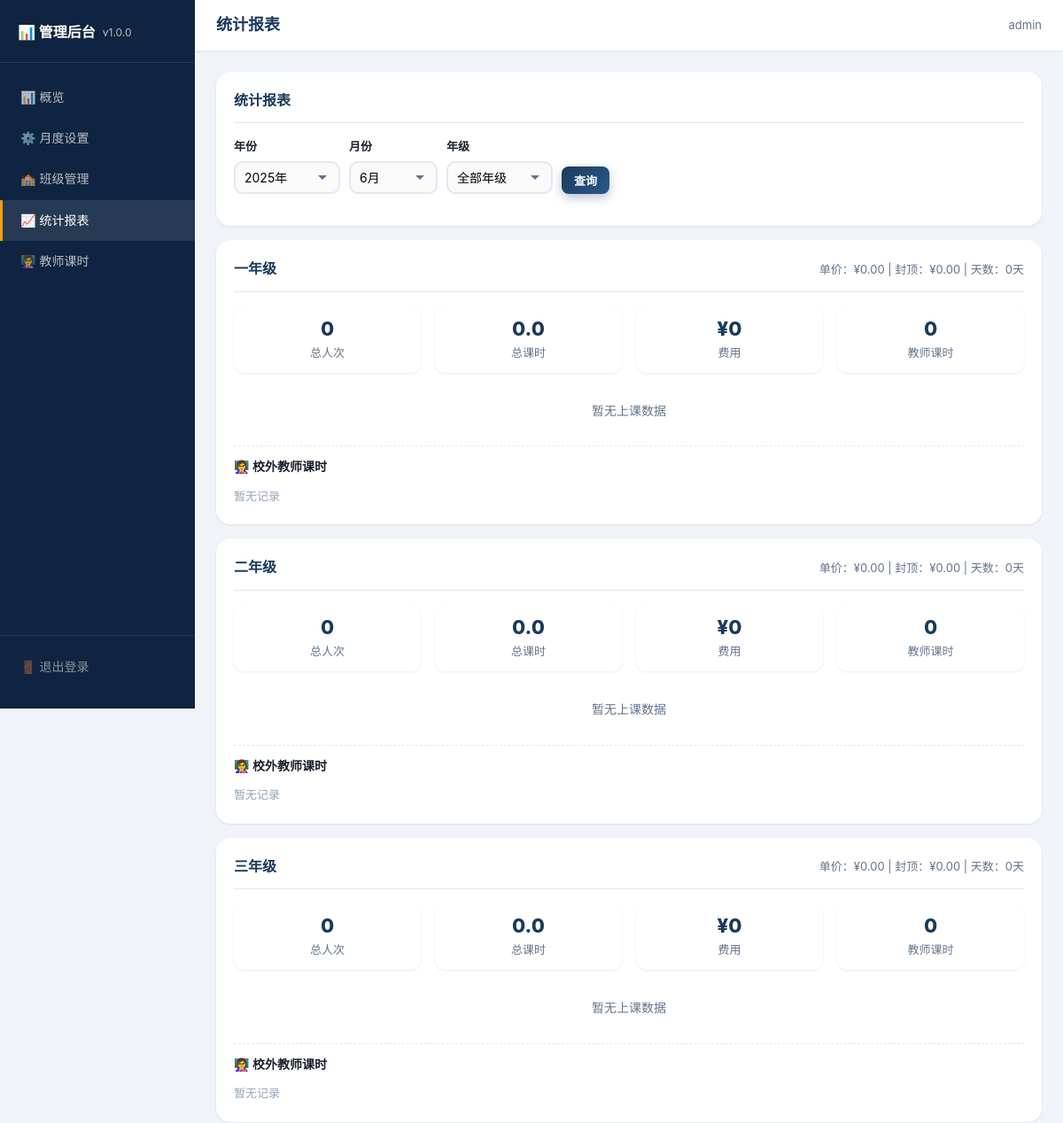
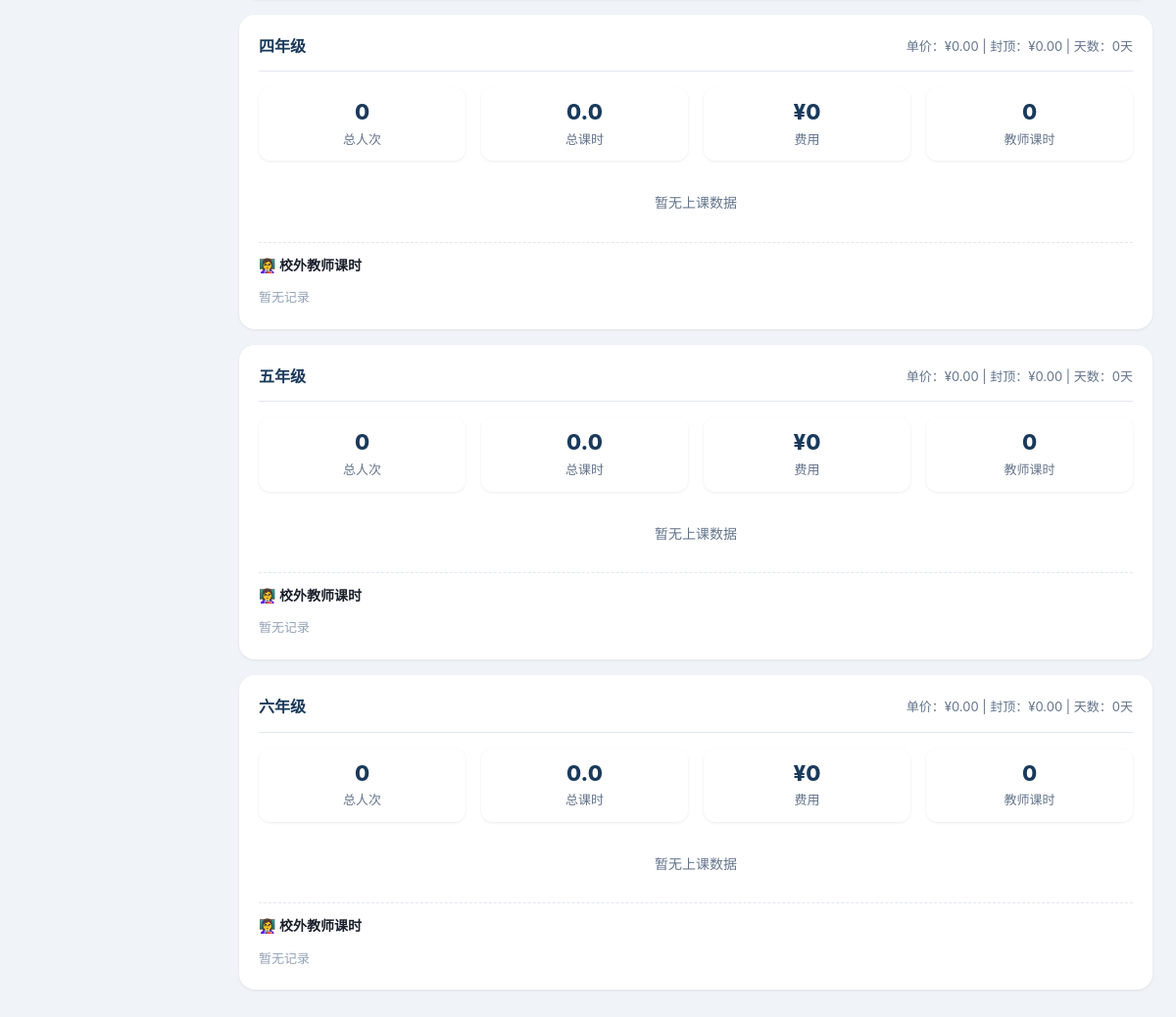
Screenshot of /admin/statistics.php (signed in) with the database file from the repository (2 pictures, top to bottom).
### tables this page shows
CREATE TABLE `grades` (
    `id` INT AUTO_INCREMENT PRIMARY KEY,
    `name` VARCHAR(20) NOT NULL COMMENT '年级名称',
    `sort_order` INT NOT NULL DEFAULT 0 COMMENT '排序',
    `created_at` TIMESTAMP DEFAULT CURRENT_TIMESTAMP
);

### db.php (called while the page is built, shortened)
<?php
class Database {
    private static $instance = null;
    private $pdo;
    private function __construct() {
        try {
            $dsn = "mysql:host=" . DB_HOST . ";port=" . DB_PORT . ";dbname=" . DB_NAME . ";charset=" . DB_CHARSET;
            $options = [
                PDO::ATTR_ERRMODE => PDO::ERRMODE_EXCEPTION,
                PDO::ATTR_DEFAULT_FETCH_MODE => PDO::FETCH_ASSOC,
                PDO::ATTR_EMULATE_PREPARES => false,
            ];
            $this->pdo = new PDO($dsn, DB_USER, DB_PASS, $options);
        } catch (PDOException $e) {
            die('数据库连接失败：' . $e->getMessage());
        }
    }
    public static function getInstance() {
        if (self::$instance === null) {
            self::$instance = new self();
        }
        return self::$instance;
    }
    public function fetchAll($sql, $params = []) {
        $stmt = $this->pdo->prepare($sql);
        $stmt->execute($params);
        return $stmt->fetchAll();
    }
}

### admin/statistics.php (the view, shortened to what this page needs)
<?php
require_once __DIR__ . '/auth.php';
$db = Database::getInstance();
$year = isset($_GET['year']) ? intval($_GET['year']) : CURRENT_YEAR;
$month = isset($_GET['month']) ? intval($_GET['month']) : CURRENT_MONTH;
$gradeFilter = isset($_GET['grade_id']) ? intval($_GET['grade_id']) : 0;
$whereGrade = $gradeFilter > 0 ? "AND g.id = {$gradeFilter}" : '';
$sql = "SELECT g.id as grade_id, g.name as grade_name, g.sort_order,
        COALESCE(gs.unit_price, 0) as unit_price,
        COALESCE(gs.cap_price, 0) as cap_price,
        COALESCE(gs.teaching_days, 0) as teaching_days
        FROM grades g
        LEFT JOIN grade_settings gs ON gs.grade_id = g.id AND gs.year = ? AND gs.month = ?
        WHERE 1=1 {$whereGrade}
        ORDER BY g.sort_order";
$gradeStats = $db->fetchAll($sql, [$year, $month]);
?>
<div class="card">
    <div class="card-header">
        <h2>统计报表</h2>
    </div>
    <form method="get" style="display:flex;flex-wrap:wrap;gap:10px;margin-bottom:16px;align-items:end;">
        <div class="form-group" style="margin-bottom:0;min-width:120px;">
            <label style="font-size:13px;">年份</label>
            <select name="year" class="form-control form-control-sm">
                <?php for ($y = CURRENT_YEAR - 1; $y <= CURRENT_YEAR; $y++): ?>
                <option value="<?= $y ?>" <?= $y === $year ? 'selected' : '' ?>><?= $y ?>年</option>
                <?php endfor; ?>
            </select>
        </div>
        <div class="form-group" style="margin-bottom:0;min-width:100px;">
            <label style="font-size:13px;">月份</label>
            <select name="month" class="form-control form-control-sm">
                <?php for ($m = 1; $m <= 12; $m++): ?>
                <option value="<?= $m ?>" <?= $m === $month ? 'selected' : '' ?>><?= $m ?>月</option>
                <?php endfor; ?>
            </select>
        </div>
        <div class="form-group" style="margin-bottom:0;min-width:120px;">
            <label style="font-size:13px;">年级</label>
            <select name="grade_id" class="form-control form-control-sm">
                <option value="0">全部年级</option>
            </select>
        </div>
        <button type="submit" class="btn btn-primary btn-sm">查询</button>
    </form>
</div>
<?php foreach ($gradeStats as $gs): ?>
<div class="card">
    <div class="card-header">
        <h3><?= htmlspecialchars($gs['grade_name']) ?></h3>
        <div style="font-size:13px;color:var(--text-secondary);">
            单价：¥<?= number_format($gs['unit_price'], 2) ?> |
            封顶：¥<?= number_format($gs['cap_price'], 2) ?> |
            天数：<?= $gs['teaching_days'] ?>天
        </div>
    </div>
    <div class="stat-grid" style="grid-template-columns:repeat(4,1fr);margin-bottom:16px;">
        <div class="stat-card" style="padding:12px;">
            <div class="stat-value" style="font-size:22px;"><?= number_format($gs['total_students']) ?></div>
            <div class="stat-label">总人次</div>
        </div>
        <div class="stat-card" style="padding:12px;">
            <div class="stat-value" style="font-size:22px;"><?= number_format($gs['total_lessons'], 1) ?></div>
            <div class="stat-label">总课时</div>
        </div>
        <div class="stat-card" style="padding:12px;">
            <div class="stat-value" style="font-size:22px;">¥<?= number_format($gs['total_fee'], 0) ?></div>
            <div class="stat-label">费用</div>
        </div>
        <div class="stat-card" style="padding:12px;">
            <div class="stat-value" style="font-size:22px;"><?= number_format($gs['total_teacher_lessons']) ?></div>
            <div class="stat-label">教师课时</div>
        </div>
    </div>
    <?php if (!empty($gs['classes'])): ?>
    <div class="table-responsive">
        <table class="data-table">
            <thead>
                <tr>
                    <th>班级</th>
                    <th>参与人次</th>
                    <th>总课时数</th>
                    <th>费用估算</th>
                </tr>
            </thead>
            <tbody>
                <?php foreach ($gs['classes'] as $c): ?>
                <tr>
                    <td><?= htmlspecialchars($gs['grade_name']) ?> <?= htmlspecialchars($c['name']) ?></td>
                    <td><?= number_format($c['students']) ?></td>
                    <td><?= number_format($c['lessons'], 1) ?></td>
                    <td>¥<?= number_format($c['fee'], 0) ?></td>
                </tr>
                <?php endforeach; ?>
            </tbody>
            <tfoot>
                <tr class="total-row">
                    <td><strong>合计</strong></td>
                    <td><?= number_format($gs['total_students']) ?></td>
                    <td><?= number_format($gs['total_lessons'], 1) ?></td>
                    <td>¥<?= number_format($gs['total_fee'], 0) ?></td>
                </tr>
            </tfoot>
        </table>
    </div>
    <?php else: ?>
    <div class="empty-state" style="padding:16px;">
        <p style="font-size:14px;">暂无上课数据</p>
    </div>
    <?php endif; ?>
    <div style="margin-top:12px;padding-top:12px;border-top:1px dashed var(--border);">
        <div style="font-size:14px;font-weight:600;color:var(--text);margin-bottom:8px;">👩‍🏫 校外教师课时</div>
        <?php if (!empty($gs['teachers'])): ?>
        <div style="display:flex;flex-wrap:wrap;gap:8px;">
            <?php foreach ($gs['teachers'] as $t): ?>
            <span class="badge badge-warning"><?= htmlspecialchars($t['teacher_name']) ?>：<?= intval($t['lesson_count']) ?>节</span>
            <?php endforeach; ?>
        </div>
        <?php else: ?>
        <span style="font-size:13px;color:var(--text-light);">暂无记录</span>
        <?php endif; ?>
    </div>
</div>
<?php endforeach; ?>

### style.css (style rules this page uses)
:root { --primary: #1a3a5c; --primary-light: #2a5a8c; --primary-dark: #0f2440; --accent: #f59e0b; --accent-light: #fbbf24; --accent-dark: #d97706; --bg: #f0f4f8; --bg-card: #ffffff; --text: #1a202c; --text-secondary: #64748b; --text-light: #94a3b8; --border: #e2e8f0; --success: #10b981; --danger: #ef4444; --info: #3b82f6; --warning: #f59e0b; --shadow-sm: 0 1px 3px rgba(0,0,0,0.08); --shadow: 0 4px 12px rgba(0,0,0,0.1); --shadow-lg: 0 10px 30px rgba(0,0,0,0.12); --radius: 12px; --radius-lg: 16px; --radius-xl: 20px; --font: -apple-system, BlinkMacSystemFont, "PingFang SC", "Microsoft YaHei", "Helvetica Neue", sans-serif; }
*, *::before, *::after { margin: 0; padding: 0; box-sizing: border-box; }
html { font-size: 16px; -webkit-text-size-adjust: 100%; }
body { font-family: var(--font); background: var(--bg); color: var(--text); line-height: 1.6; min-height: 100vh; padding-bottom: env(safe-area-inset-bottom); }
.btn { display: inline-flex; align-items: center; justify-content: center; gap: 6px; padding: 10px 20px; border: none; border-radius: var(--radius); font-size: 15px; font-weight: 600; cursor: pointer; transition: all 0.25s ease; font-family: var(--font); text-decoration: none; white-space: nowrap; }
.btn-primary { background: linear-gradient(135deg, var(--primary), var(--primary-light)); color: #fff; box-shadow: 0 4px 12px rgba(26,58,92,0.3); }
.btn-sm { padding: 6px 14px; font-size: 13px; border-radius: 8px; }
.card { background: var(--bg-card); border-radius: var(--radius-lg); box-shadow: var(--shadow-sm); padding: 20px; margin-bottom: 16px; transition: box-shadow 0.3s; }
.card-header { display: flex; align-items: center; justify-content: space-between; margin-bottom: 16px; padding-bottom: 12px; border-bottom: 1px solid var(--border); }
.card-header h2, .card-header h3 { font-size: 16px; font-weight: 700; color: var(--primary); }
.form-group { margin-bottom: 16px; }
.form-group label { display: block; font-size: 14px; font-weight: 600; color: var(--text); margin-bottom: 6px; }
.form-control { width: 100%; padding: 11px 14px; border: 2px solid var(--border); border-radius: 10px; font-size: 15px; font-family: var(--font); transition: border-color 0.3s, box-shadow 0.3s; outline: none; background: #fafafa; -webkit-appearance: none; appearance: none; }
.form-control-sm { padding: 8px 10px; font-size: 14px; }
select.form-control { background-repeat: no-repeat; background-position: right 12px center; padding-right: 36px; }
.stat-grid { display: grid; grid-template-columns: repeat(auto-fit, minmax(200px, 1fr)); gap: 16px; margin-bottom: 24px; }
.stat-card { background: var(--bg-card); border-radius: var(--radius); padding: 20px; box-shadow: var(--shadow-sm); text-align: center; }
.stat-card .stat-value { font-size: 28px; font-weight: 800; color: var(--primary); line-height: 1.2; }
.stat-card .stat-label { font-size: 13px; color: var(--text-secondary); margin-top: 4px; }
.empty-state { text-align: center; padding: 40px 20px; color: var(--text-secondary); }
.empty-state p { font-size: 15px; }

### rows the page displays
grades: name "一年级", unit_price "0.00", cap_price "0.00", teaching_days "0", total_students "0", total_lessons "0.0", total_fee "0", total_teacher_lessons "0"
grades: name "二年级", unit_price "0.00", cap_price "0.00", teaching_days "0", total_students "0", total_lessons "0.0", total_fee "0", total_teacher_lessons "0"
grades: name "三年级", unit_price "0.00", cap_price "0.00", teaching_days "0", total_students "0", total_lessons "0.0", total_fee "0", total_teacher_lessons "0"
grades: name "四年级", unit_price "0.00", cap_price "0.00", teaching_days "0", total_students "0", total_lessons "0.0", total_fee "0", total_teacher_lessons "0"
grades: name "五年级", unit_price "0.00", cap_price "0.00", teaching_days "0", total_students "0", total_lessons "0.0", total_fee "0", total_teacher_lessons "0"
grades: name "六年级", unit_price "0.00", cap_price "0.00", teaching_days "0", total_students "0", total_lessons "0.0", total_fee "0", total_teacher_lessons "0"

### other values shown
APP_VERSION "1.0.0"
$title "统计报表"
getCurrentAdmin() "admin"
form field year "2025年"
form field month "6月"
